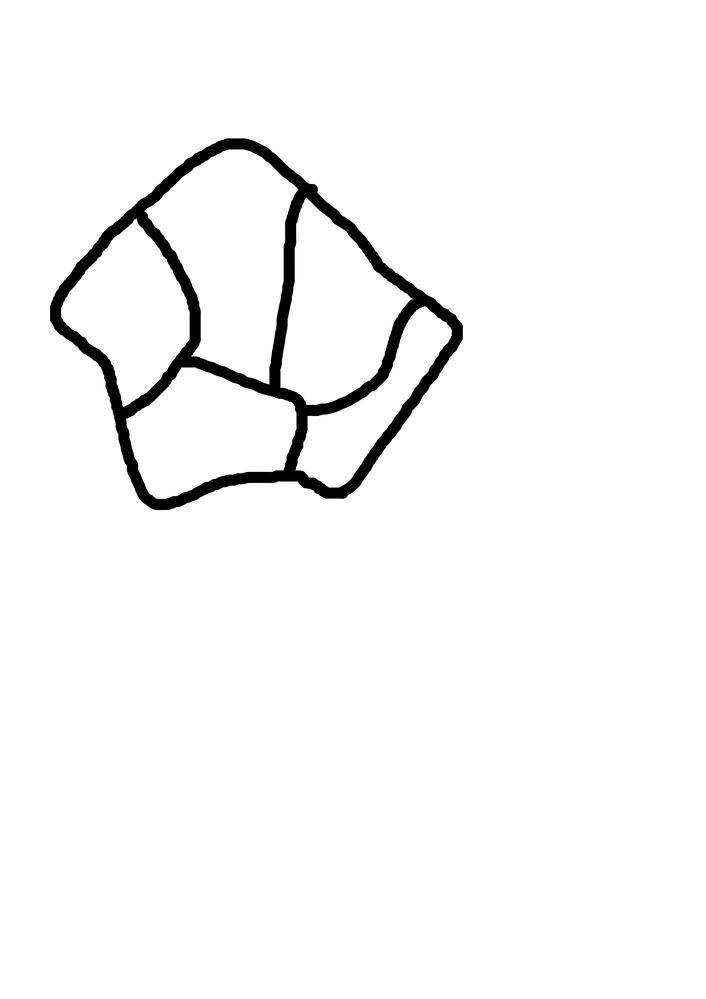
#> input picture ripple_remover/lithic_drawing.png, 706 x 999 px, shrunk from 2480 x 3508 before the run
$ python ripple_remover_2.py
#> lines starting #> are read from the running program, lines starting #| are printed output that depends on the picture; after the words box and inside, x2 and y2 are one past the last pixel; in counts of white or black regions, pixels touching at a corner belong together
import cv2
import numpy as np

# Load the image
image = cv2.imread('lithic_drawing.png')  # Replace 'your_image_path.jpg' with the actual path to your image
#> image is the input picture: shape (999, 706, 3); min 0, max 255, mean 247

# Convert the image to grayscale
gray = cv2.cvtColor(image, cv2.COLOR_BGR2GRAY)

# Apply edge detection using Canny
edges = cv2.Canny(gray, 50, 150, apertureSize=3)
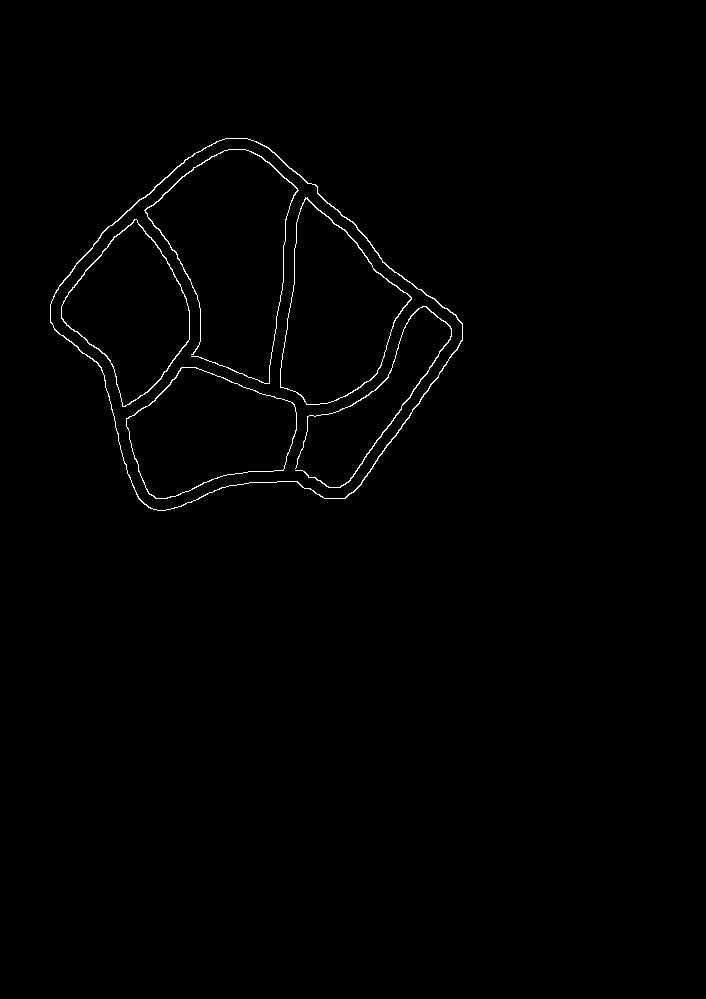
#> edges: shape (999, 706); 0.66% white in thin lines or dots, all inside (x1, y1, x2, y2) = (50, 138, 463, 511)

# Find contours in the edge-detected image
contours, _ = cv2.findContours(edges, cv2.RETR_EXTERNAL, cv2.CHAIN_APPROX_SIMPLE)
#> contours = 1 contour; box (x1, y1, x2, y2) and area: (50, 138, 463, 511) 97426

# Find the outermost contour
outer_contour = max(contours, key=cv2.contourArea)
#> outer_contour = contour of 466 points, box (x1, y1, x2, y2) (50, 138, 463, 511), area 97426

# Create a mask for the outer contour
mask = np.zeros_like(gray)
cv2.drawContours(mask, [outer_contour], 0, (255), thickness=cv2.FILLED)
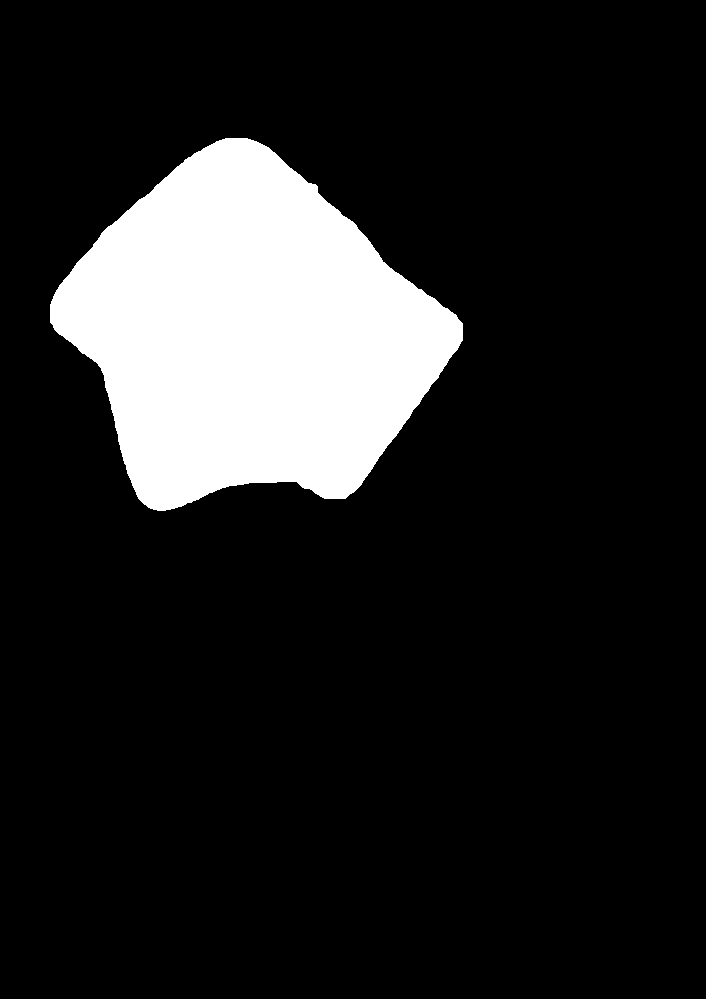
#> mask: shape (999, 706); 13.9% white; 1 white region, box (x1, y1, x2, y2) and area: (50, 138, 463, 511) 97947

# Remove lines inside the square using the mask
result = cv2.bitwise_and(image, image, mask=~mask)
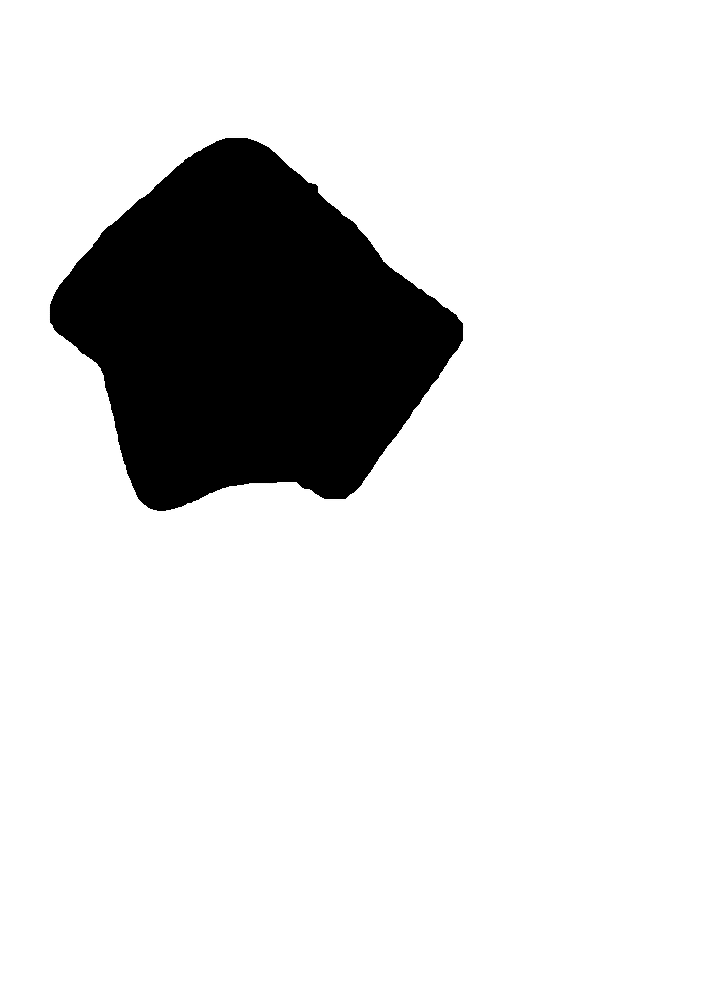
#> result: shape (999, 706, 3); min 0, max 255, mean 219.6

# Display the result
cv2.imshow('Square without Lines', result)
cv2.waitKey(0)
cv2.destroyAllWindows()

$ run again, with ripple_remover/test.png copied over ripple_remover/lithic_drawing.png
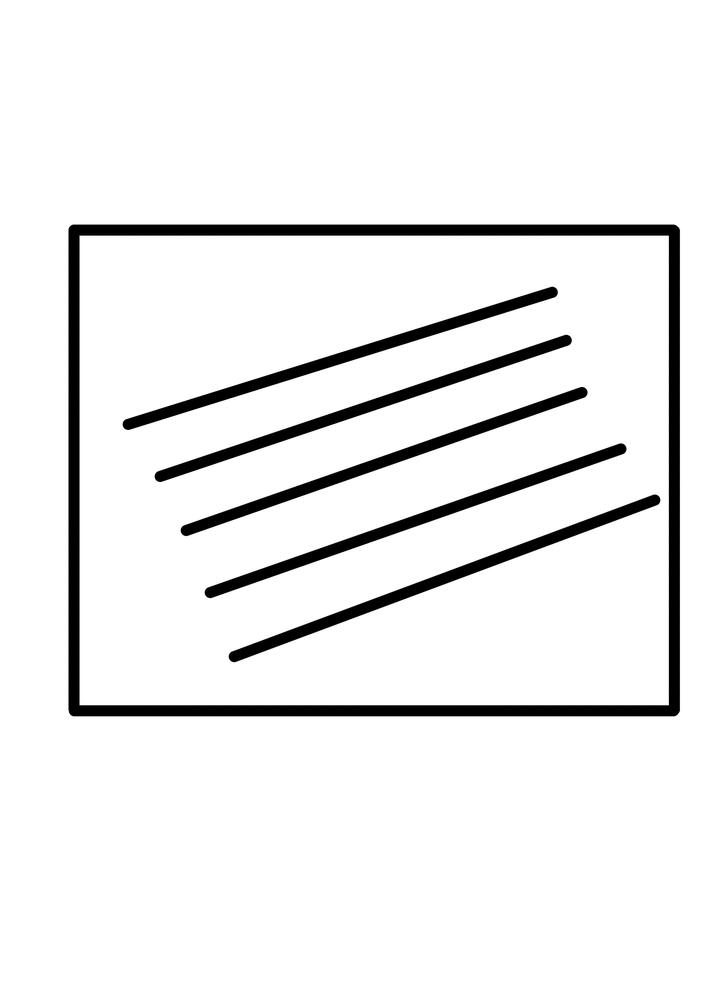
#> input picture ripple_remover/test.png, 706 x 999 px, shrunk from 2480 x 3508 before the run
#> image is the input picture: shape (999, 706, 3); min 0, max 255, mean 237.5
#> `edges = cv2.Canny(gray, 50, 150, apertureSize=3)`:
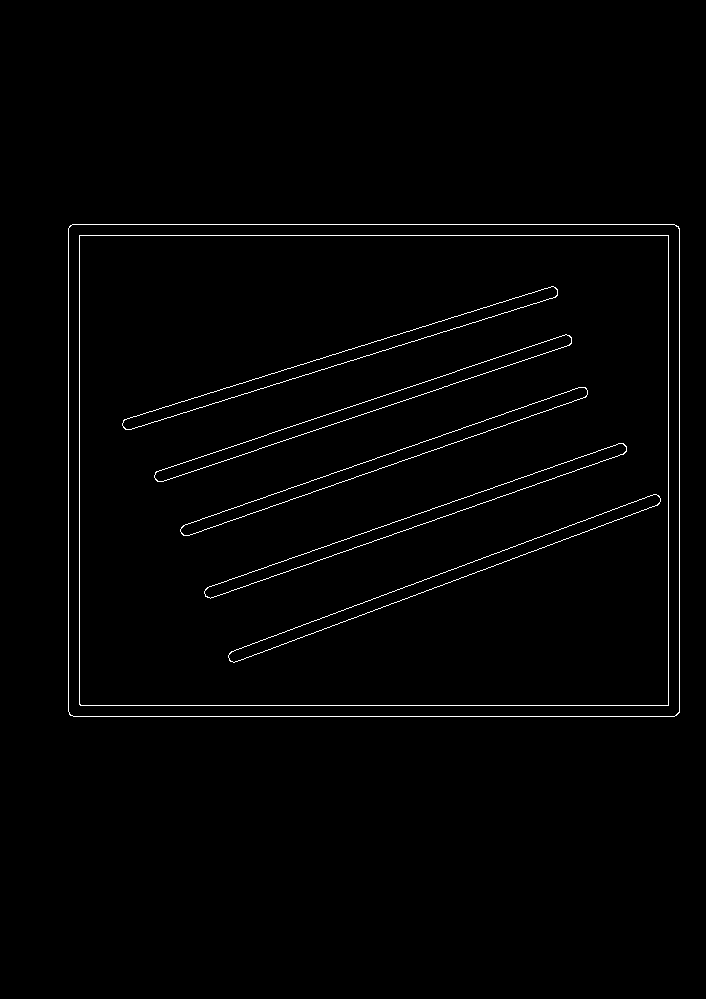
#> edges: shape (999, 706); 1.2% white in thin lines or dots, all inside (x1, y1, x2, y2) = (68, 224, 680, 717)
#> contours = 1 contour; box (x1, y1, x2, y2) and area: (68, 224, 680, 717) 300580
#> outer_contour = contour of 23 points, box (x1, y1, x2, y2) (68, 224, 680, 717), area 300580
#> mask: shape (999, 706); 42.8% white; 1 white region, box (x1, y1, x2, y2) and area: (68, 224, 680, 717) 301677
#> `result = cv2.bitwise_and(image, image, mask=~mask)`:
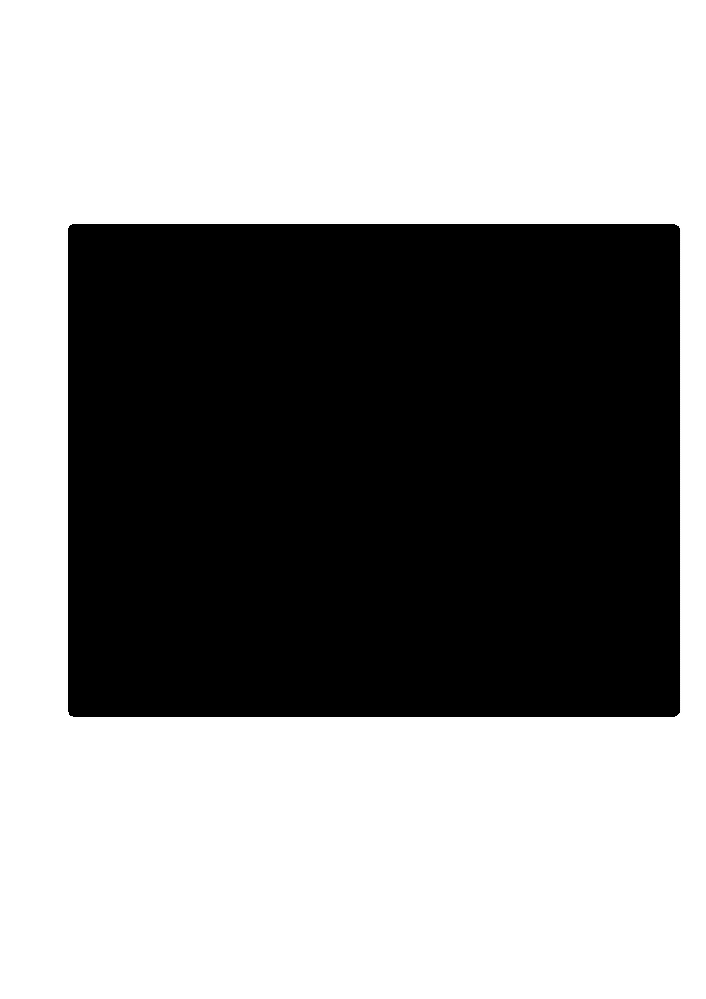
#> result: shape (999, 706, 3); min 0, max 255, mean 145.9
